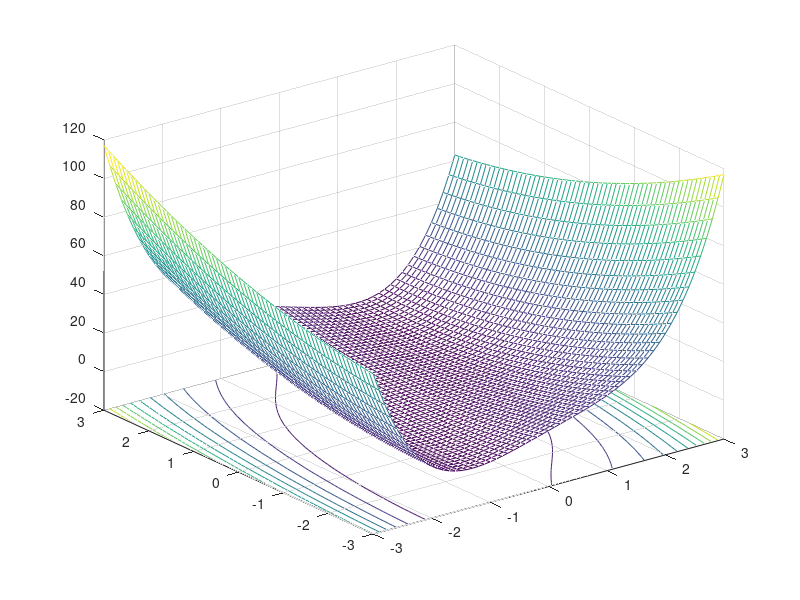

Here is the MATLAB script that generated this plot:
%%%%%%%% in class exercise 2

clear;
close all;
clc;

[x1,x2] = meshgrid(-3:0.1:3, -3:0.1:3);
y = x1.^4+x2.^2-3*x1.*x2;

meshc(x1,x2,y);